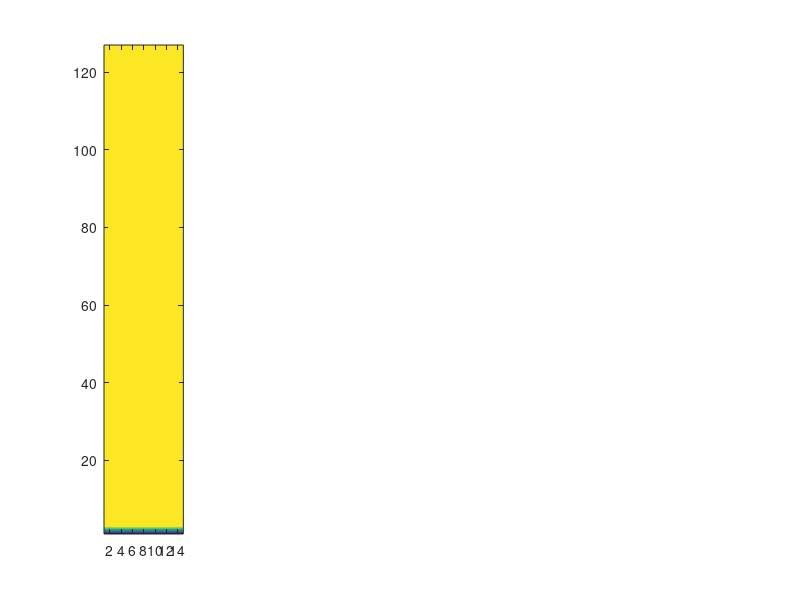

Reproduce this figure in MATLAB. (Note: this script raises an error after producing the figure.)
clearvars
 clear data
 c = load('twoD2.txt');
 Psi = load('Stream2.txt');


%for time=[0,10,20,30,40]
s1=subplot(1,5,1)
n=15
m=127


%c1=c(1+n*time:n*time+n,1:m) 
c1=c(1+n*0:n*0+n,1:m)

h1=c1';
contourf(h1,50,'LineStyle','none');
xlabel('\phi', fontsize=50) 
ylabel('\xi', fontsize=50)
set(gca,'xtick',[],fontsize=10);
set(gca,'ytick',[],fontsize=10);

xticks([1 7.5 15])
xticklabels({'0','0.5','1.0'})
 
yticks([0 12.7 25.4 38.1 50.8 63.5 76.2 88.9 101.6 114.3 127])
yticklabels({'0','1.0','2.0','3.0','4.0','5.0','6.0','7.0','8.0','9.0','10.0'})


 hold on

Psi1=Psi(1+n*0:n*(0+1),1:m);

h2=(Psi1/2)';
[C,h] =contour(h2,10,'linewidth',1)
h.LineColor = [1 1 1];
set(s1,'Units','normalized', 'position', [0.2 0.13 0.09 0.82]);


s2=subplot(1,5,2)


c1=c(1+n*1:n*1+n,1:m)

h1=c1';
contourf(h1,50,'LineStyle','none');
xlabel('\phi', fontsize=50) 

set(gca,'xtick',[],fontsize=10);
set(gca,'ytick',[],fontsize=10);

xticks([1 7.5 15])
xticklabels({'0','0.5','1.0'})
 
yticks([0 12.7 25.4 38.1 50.8 63.5 76.2 88.9 101.6 114.3 127])
yticklabels({'0','1.0','2.0','3.0','4.0','5.0','6.0','7.0','8.0','9.0','10.0'})

 set(gca,'ytick',[])
 set(gca,'yticklabel',[])

hold on



Psi1=Psi(1+n*1:n*(1+1),1:m);

h2=(Psi1/2)';
[C,h] =contour(h2,10,'linewidth',1)
set(s2,'Units','normalized', 'position', [0.35 0.13 0.09 0.82]);h.LineColor = [1 1 1];


s3=subplot(1,5,3)

c1=c(1+n*2:n*2+n,1:m)

h1=c1';
contourf(h1,50,'LineStyle','none');
xlabel('\phi', fontsize=50) 

set(gca,'xtick',[],fontsize=10);
set(gca,'ytick',[],fontsize=10);


xticks([1 7.5 15])
xticklabels({'0','0.5','1.0'})
 
yticks([0 12.7 25.4 38.1 50.8 63.5 76.2 88.9 101.6 114.3 127])
yticklabels({'0','1.0','2.0','3.0','4.0','5.0','6.0','7.0','8.0','9.0','10.0'})



 set(gca,'ytick',[])
 set(gca,'yticklabel',[])

hold on


Psi1=Psi(1+n*2:n*(2+1),1:m);

h2=(Psi1/2)';
[C,h] =contour(h2,10,'linewidth',1)
h.LineColor = [1 1 1];
set(s3,'Units','normalized', 'position', [0.5 0.13 0.09 0.82]);

s4=subplot(1,5,4)

c1=c(1+n*3:n*3+n,1:m)

h1=c1';
contourf(h1,50,'LineStyle','none');
xlabel('\phi', fontsize=50) 

set(gca,'xtick',[],fontsize=10);
set(gca,'ytick',[],fontsize=10);

xticks([1 7.5 15])
xticklabels({'0','0.5','1.0'})
 
yticks([0 12.7 25.4 38.1 50.8 63.5 76.2 88.9 101.6 114.3 127])
yticklabels({'0','1.0','2.0','3.0','4.0','5.0','6.0','7.0','8.0','9.0','10.0'})



 set(gca,'ytick',[])
 set(gca,'yticklabel',[])

hold on


Psi1=Psi(1+n*3:n*(3+1),1:m);

h2=(Psi1/2)';
[C,h] =contour(h2,10,'linewidth',1)
h.LineColor = [1 1 1];
set(s4,'Units','normalized', 'position', [0.65 0.13 0.09 0.82]);

s5=subplot(1,5,5)

c1=c(1+n*4:n*4+n,1:m)

h1=c1';
contourf(h1,50,'LineStyle','none');
xlabel('\phi', fontsize=50) 

set(gca,'xtick',[],fontsize=10);
set(gca,'ytick',[],fontsize=10);

xticks([1 7.5 15])
xticklabels({'0','0.5','1.0'})
 
yticks([0 12.7 25.4 38.1 50.8 63.5 76.2 88.9 101.6 114.3 127])
yticklabels({'0','1.0','2.0','3.0','4.0','5.0','6.0','7.0','8.0','9.0','10.0'})

c=colorbar;
%c = colorbar('Location','eastoutside');
title(c,'Concentration')


set(gca,'ytick',[])
set(gca,'yticklabel',[])

hold on


Psi1=Psi(1+n*4:n*(4+1),1:m);

h2=(Psi1/2)';
[C,h] =contour(h2,10,'linewidth',1)
h.LineColor = [1 1 1];

set(s5,'Units','normalized', 'position', [0.8 0.13 0.09 0.82]);


disp('exportgraphics')%for R2020a or newer https://de.mathworks.com/help/matlab/ref/exportgraphics.html
exportgraphics(gcf,'CaseA.eps','BackgroundColor','none','ContentType','vector')
exportgraphics(gcf,'CaseA.pdf','BackgroundColor','none','ContentType','vector')
